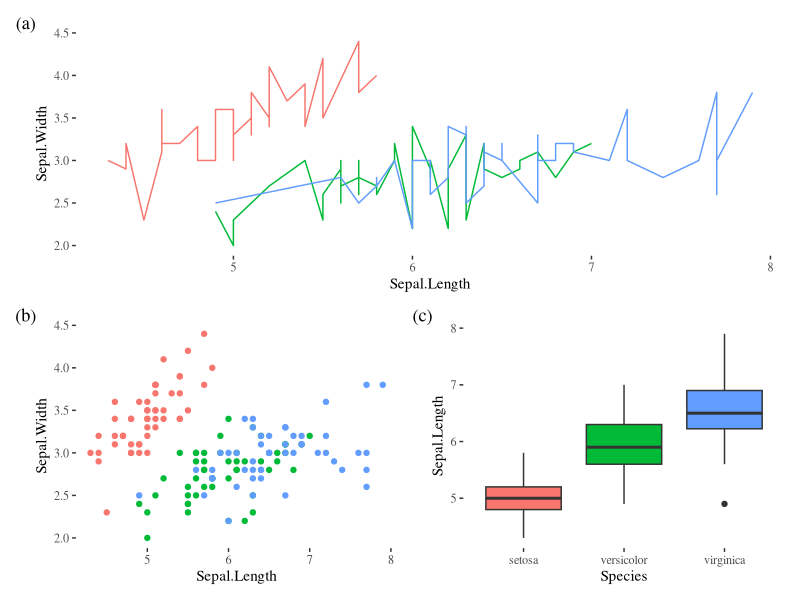
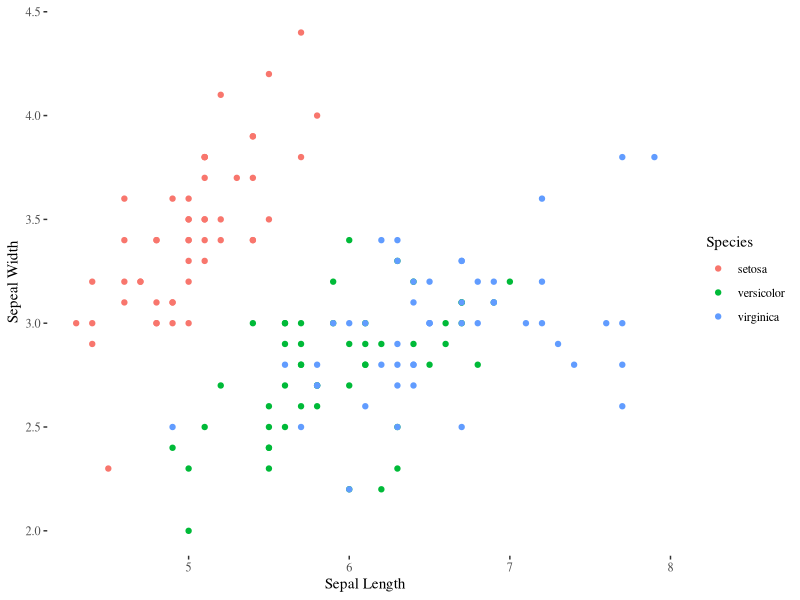
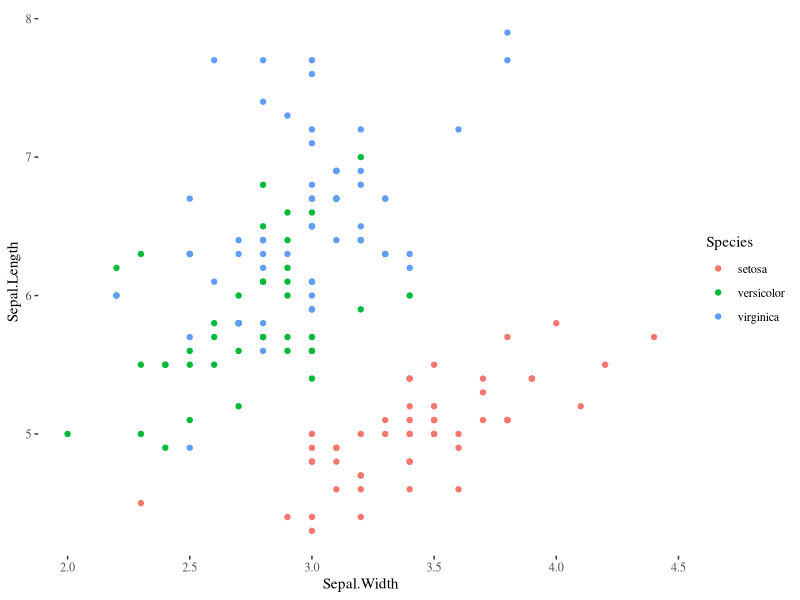

Generate these figures, in order, with R:
## ---- chunk 1
knitr::opts_chunk$set(
  eval = FALSE,
  echo = FALSE,
  results = 'asis',
  fig.height = 3.5,
  fig.width = 4.5,
  out.width = "100%",
  warning = FALSE,
  fig.align = 'center',
  message = FALSE,
  dev = 'cairo_pdf'
)

## ---- chunk 2
library(kableExtra)
library(ggplot2)

data("iris")

kable(iris[1:4,],align = "c", caption = "Tables are a breeze with Kable and Kable extra package!", booktabs = TRUE) %>% 
  kable_styling(latex_options = c("striped","HOLD_position"),full_width = TRUE, font_size = 25)

## ---- chunk 3

library(tidyverse)
library(patchwork)
library(ggthemes)

theme_set(theme_gray() + theme_tufte() + theme(legend.position = "none"))

base <- ggplot(iris, aes(x = Sepal.Length, y = Sepal.Width, colour = Species))
  
p_point <- base + geom_point()
p_line  <- base + geom_line() 
p_area  <- base + geom_area()
p_box1  <- ggplot(iris) + geom_boxplot(aes(x = Species, y = Sepal.Length, fill = Species))
p_box2  <- ggplot(iris) + geom_boxplot(aes(x = Species, y = Sepal.Width, fill = Species))

p_line + 
  {p_point + p_box1} +
  plot_layout(ncol = 1) + plot_annotation(tag_levels = "a", tag_prefix = "(",tag_suffix = ")")

## ---- chunk 4

library(ggplot2)
library(ggthemes)

ggplot(data = iris, aes(x = Sepal.Length, y = Sepal.Width, colour = Species)) +
  geom_point() +
  theme_tufte() +
  labs(x = "Sepal Length", y = "Sepeal Width") +
  NULL

## ---- chunk 5

# Here is some code for people
# to look at and be in awe of!!!!
library(ggplot2)
library(ggthemes)

ggplot(data=iris,
       aes(x = Sepal.Width,
           y = Sepal.Length,
           colour = Species)) +
  geom_point() +
  theme_tufte() +
  NULL
